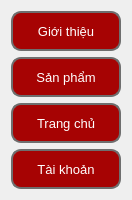
   <widget class="QWidget" name="verticalLayoutWidget">
    <property name="geometry">
     <rect>
      <x>20</x>
      <y>30</y>
      <width>112</width>
      <height>191</height>
     </rect>
    </property>
    <layout class="QVBoxLayout" name="verticalLayout">
     <item>
      <widget class="QPushButton" name="pushButton_9">
       <property name="minimumSize">
        <size>
         <width>110</width>
         <height>40</height>
        </size>
       </property>
       <property name="maximumSize">
        <size>
         <width>110</width>
         <height>40</height>
        </size>
       </property>
       <property name="font">
        <font>
         <family>Arial</family>
         <pointsize>10</pointsize>
         <weight>9</weight>
         <italic>false</italic>
         <bold>false</bold>
        </font>
       </property>
       <property name="styleSheet">
        <string notr="true">/* Trạng thái bình thường*/
QPushButton{
	/* Màu nền */
	background-color: rgb(166,3,3);
	/* Màu chữ */
	color: white;
	/* font chữ */
	font: 75 10pt &quot;Arial&quot;;
	/* Viền: kích thước - loại - màu */
	border: 2px solid #6e6e6e;
	/* làm cong viền */
	border-radius: 10px;
}

/* Trạng thái khi di chuột vào */
QPushButton:hover{
	background-color: #fadede;
	color: black;
}

/* Trạng thái khi ấn chuột */
QPushButton:pressed{
	/* tăng khoảng cách đến viền */
	padding-left: 3px;
	padding-top: 3px;
}</string>
       </property>
       <property name="text">
        <string>Giới thiệu</string>
       </property>
      </widget>
     </item>
     <item>
      <widget class="QPushButton" name="pushButton_8">
       <property name="minimumSize">
        <size>
         <width>110</width>
         <height>40</height>
        </size>
       </property>
       <property name="maximumSize">
        <size>
         <width>110</width>
         <height>40</height>
        </size>
       </property>
       <property name="font">
        <font>
         <family>Arial</family>
         <pointsize>10</pointsize>
         <weight>9</weight>
         <italic>false</italic>
         <bold>false</bold>
        </font>
       </property>
       <property name="styleSheet">
        <string notr="true">/* Trạng thái bình thường*/
QPushButton{
	/* Màu nền */
	background-color: rgb(166,3,3);
	/* Màu chữ */
	color: white;
	/* font chữ */
	font: 75 10pt &quot;Arial&quot;;
	/* Viền: kích thước - loại - màu */
	border: 2px solid #6e6e6e;
	/* làm cong viền */
	border-radius: 10px;
}

/* Trạng thái khi di chuột vào */
QPushButton:hover{
	background-color: #fadede;
	color: black;
}

/* Trạng thái khi ấn chuột */
QPushButton:pressed{
	/* tăng khoảng cách đến viền */
	padding-left: 3px;
	padding-top: 3px;
}</string>
       </property>
       <property name="text">
        <string>Sản phẩm</string>
       </property>
      </widget>
     </item>
     <item>
      <widget class="QPushButton" name="pushButton_7">
       <property name="minimumSize">
        <size>
         <width>110</width>
         <height>40</height>
        </size>
       </property>
       <property name="maximumSize">
        <size>
         <width>110</width>
         <height>40</height>
        </size>
       </property>
       <property name="font">
        <font>
         <family>Arial</family>
         <pointsize>10</pointsize>
         <weight>9</weight>
         <italic>false</italic>
         <bold>false</bold>
        </font>
       </property>
       <property name="styleSheet">
        <string notr="true">/* Trạng thái bình thường*/
QPushButton{
	/* Màu nền */
	background-color: rgb(166,3,3);
	/* Màu chữ */
	color: white;
	/* font chữ */
	font: 75 10pt &quot;Arial&quot;;
	/* Viền: kích thước - loại - màu */
	border: 2px solid #6e6e6e;
	/* làm cong viền */
	border-radius: 10px;
}

/* Trạng thái khi di chuột vào */
QPushButton:hover{
	background-color: #fadede;
	color: black;
}

/* Trạng thái khi ấn chuột */
QPushButton:pressed{
	/* tăng khoảng cách đến viền */
	padding-left: 3px;
	padding-top: 3px;
}</string>
       </property>
       <property name="text">
        <string>Trang chủ</string>
       </property>
      </widget>
     </item>
     <item>
      <widget class="QPushButton" name="pushButton_10">
       <property name="minimumSize">
        <size>
         <width>110</width>
         <height>40</height>
        </size>
       </property>
       <property name="maximumSize">
        <size>
         <width>110</width>
         <height>40</height>
        </size>
       </property>
       <property name="font">
        <font>
         <family>Arial</family>
         <pointsize>10</pointsize>
         <weight>9</weight>
         <italic>false</italic>
         <bold>false</bold>
        </font>
       </property>
       <property name="styleSheet">
        <string notr="true">/* Trạng thái bình thường*/
QPushButton{
	/* Màu nền */
	background-color: rgb(166,3,3);
	/* Màu chữ */
	color: white;
	/* font chữ */
	font: 75 10pt &quot;Arial&quot;;
	/* Viền: kích thước - loại - màu */
	border: 2px solid #6e6e6e;
	/* làm cong viền */
	border-radius: 10px;
}

/* Trạng thái khi di chuột vào */
QPushButton:hover{
	background-color: #fadede;
	color: black;
}

/* Trạng thái khi ấn chuột */
QPushButton:pressed{
	/* tăng khoảng cách đến viền */
	padding-left: 3px;
	padding-top: 3px;
}</string>
       </property>
       <property name="text">
        <string>Tài khoản</string>
       </property>
      </widget>
     </item>
    </layout>
   </widget>
